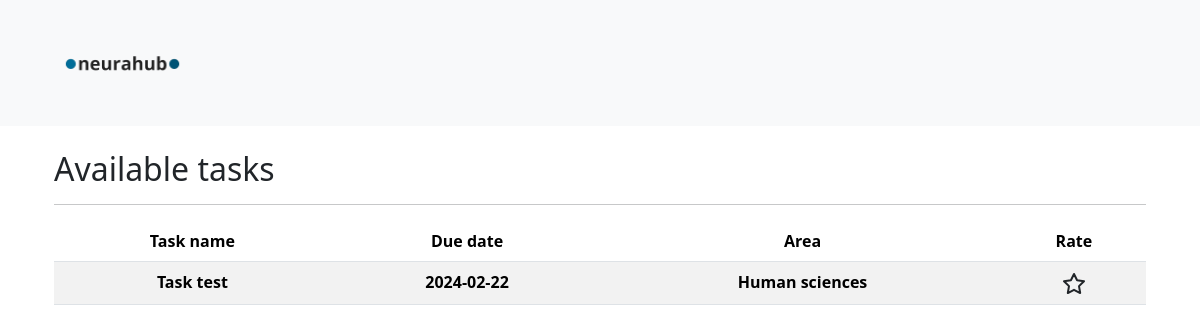
/assignments (signed in), run on an earlier commit of the app's database.
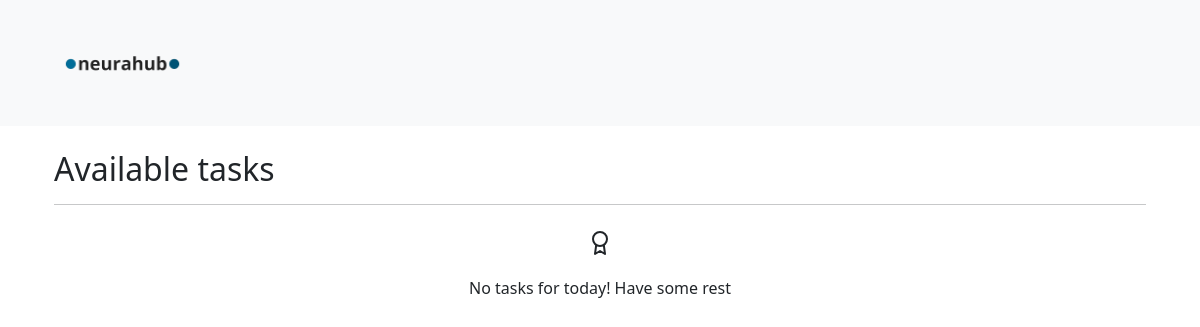
And on a later commit of the database.
### tables this page shows
CREATE TABLE "tasks" (
    id INTEGER PRIMARY KEY,
    task_name TEXT NOT NULL,
    due_date DATE NOT NULL,
    area_id INTEGER NOT NULL,
    room_id INTEGER NOT NULL, teacher_username TEXT, reviewed INTEGER DEFAULT 0,
    FOREIGN KEY (area_id) REFERENCES areas (id),
    FOREIGN KEY (room_id) REFERENCES rooms (id)
);

CREATE TABLE teacher_areas (
        id INTEGER PRIMARY KEY,
        area_name TEXT NOT NULL
    );

### src/routes/routes.py (the view)
@blueprint.route('/assignments')
def return_tasks_panel():
    return students_tasks_panel()

### src/controllers/controllers_methods.py (called while the page is built)
def check_if_student_logged_in():
    if session.get('student_username'):
        return True

### templates/student_panel.html (shortened to what this page needs)
<!DOCTYPE html>
<html lang="en">
	<head>
		<link rel= "stylesheet" type= "text/css" href= "{{ url_for('static',filename='style/style.css') }}">
		<link href="https://cdn.jsdelivr.net/npm/bootstrap@5.3.2/dist/css/bootstrap.min.css" rel="stylesheet">
	</head>
	<body>
		<nav class="navbar navbar-expand-lg bg-body-tertiary">
			<div class="container-fluid">
				<a class="navbar-brand" href="/">
					<img src="{{ url_for('static', filename='img/neurahub_logo_no_bg.png') }}" alt="Logo" height="100" class="d-inline-block align-items-center mx-auto px-5">
				</a>
			</div>
		</nav>
		<div class="container mx-auto p-4">
			<h2>Available tasks</h2>
			<hr>
			{% if tasks %}
			<table class="table table-striped table-hover text-center">
				<thead>
					<tr>
						<th scope="col">Task name</th>
						<th scope="col">Due date</th>
						<th scope="col">Area</th>
						<th scope="col">Rate</th>
					</tr>
				</thead>
				<tbody>
					{% for task in tasks %}
					<tr>
						<td><strong>{{ task[1] }}</strong></td>
						<td><strong>{{ task[2] }}</strong></td>
						<td><strong>{{ task[4] }}</strong></td>
						<td>
							<a href="{{ url_for('main.return_processed_id_to_rate', task_id=task[0]) }}" class="text-dark"><i data-feather="star"></i></a>
						</td>
					</tr>
					{% endfor %}
				</tbody>
			</table>
			{% else %}
			<div class="d-flex flex-column justify-content-center align-items-center">
				<p class="py-2"><i data-feather="award"></i></p>
				<p class="h6">No tasks for today! Have some rest</p>
			</div>
			{% endif %}
		</div>
	</body>
</html>

### static/style/style.css (style rules this page uses)
.navbar { background: #f9f9f9; }

What changed in the data, as far as the page shows it:
removed tasks: task_name "Task test", due_date "2024-02-22", area_name "Human sciences"
Also different on the page:
text no longer shown: "Task name Due date Area Rate"
text now shown: "No tasks for today! Have some rest"
